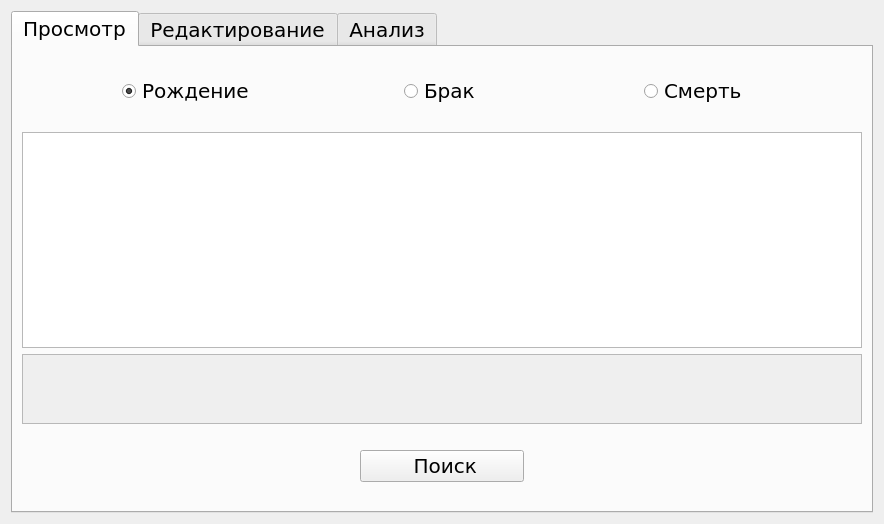
<?xml version="1.0" encoding="UTF-8"?>
<ui version="4.0">
 <class>archive_form</class>
 <widget class="QWidget" name="archive_form">
  <property name="geometry">
   <rect>
    <x>0</x>
    <y>0</y>
    <width>884</width>
    <height>524</height>
   </rect>
  </property>
  <property name="windowTitle">
   <string>Form</string>
  </property>
  <layout class="QGridLayout" name="gridLayout">
   <property name="sizeConstraint">
    <enum>QLayout::SetMaximumSize</enum>
   </property>
   <item row="0" column="0">
    <widget class="QTabWidget" name="tabs">
     <property name="enabled">
      <bool>true</bool>
     </property>
     <property name="sizePolicy">
      <sizepolicy hsizetype="Expanding" vsizetype="Expanding">
       <horstretch>100</horstretch>
       <verstretch>100</verstretch>
      </sizepolicy>
     </property>
     <property name="baseSize">
      <size>
       <width>0</width>
       <height>0</height>
      </size>
     </property>
     <property name="font">
      <font>
       <family>Verdana</family>
       <pointsize>15</pointsize>
      </font>
     </property>
     <property name="tabPosition">
      <enum>QTabWidget::North</enum>
     </property>
     <property name="tabShape">
      <enum>QTabWidget::Rounded</enum>
     </property>
     <property name="currentIndex">
      <number>0</number>
     </property>
     <property name="elideMode">
      <enum>Qt::ElideMiddle</enum>
     </property>
     <property name="tabsClosable">
      <bool>false</bool>
     </property>
     <property name="tabBarAutoHide">
      <bool>false</bool>
     </property>
     <widget class="QWidget" name="observing_tab">
      <property name="sizePolicy">
       <sizepolicy hsizetype="Expanding" vsizetype="Expanding">
        <horstretch>0</horstretch>
        <verstretch>0</verstretch>
       </sizepolicy>
      </property>
      <attribute name="title">
       <string>Просмотр</string>
      </attribute>
      <layout class="QGridLayout" name="observe_grid">
       <property name="sizeConstraint">
        <enum>QLayout::SetDefaultConstraint</enum>
       </property>
       <item row="4" column="0" colspan="5">
        <widget class="QScrollArea" name="filter_scroll">
         <property name="sizePolicy">
          <sizepolicy hsizetype="Expanding" vsizetype="Minimum">
           <horstretch>0</horstretch>
           <verstretch>0</verstretch>
          </sizepolicy>
         </property>
         <property name="minimumSize">
          <size>
           <width>0</width>
           <height>0</height>
          </size>
         </property>
         <property name="baseSize">
          <size>
           <width>0</width>
           <height>200</height>
          </size>
         </property>
         <property name="widgetResizable">
          <bool>true</bool>
         </property>
         <widget class="QWidget" name="filter_area">
          <property name="geometry">
           <rect>
            <x>0</x>
            <y>0</y>
            <width>840</width>
            <height>69</height>
           </rect>
          </property>
         </widget>
        </widget>
       </item>
       <item row="1" column="0" colspan="2" alignment="Qt::AlignHCenter">
        <widget class="QRadioButton" name="birth_o">
         <property name="font">
          <font>
           <family>Verdana</family>
           <pointsize>15</pointsize>
          </font>
         </property>
         <property name="layoutDirection">
          <enum>Qt::LeftToRight</enum>
         </property>
         <property name="text">
          <string>Рождение</string>
         </property>
         <property name="checked">
          <bool>true</bool>
         </property>
         <attribute name="buttonGroup">
          <string notr="true">buttonGroup</string>
         </attribute>
        </widget>
       </item>
       <item row="3" column="0" colspan="5">
        <widget class="QTableWidget" name="table_observe">
         <property name="sizePolicy">
          <sizepolicy hsizetype="Expanding" vsizetype="Expanding">
           <horstretch>0</horstretch>
           <verstretch>0</verstretch>
          </sizepolicy>
         </property>
        </widget>
       </item>
       <item row="0" column="0" colspan="5">
        <spacer name="horizontalSpacer">
         <property name="orientation">
          <enum>Qt::Horizontal</enum>
         </property>
         <property name="sizeHint" stdset="0">
          <size>
           <width>40</width>
           <height>20</height>
          </size>
         </property>
        </spacer>
       </item>
       <item row="6" column="2">
        <widget class="QPushButton" name="search_button">
         <property name="font">
          <font>
           <family>Verdana</family>
           <pointsize>15</pointsize>
          </font>
         </property>
         <property name="text">
          <string> Поиск</string>
         </property>
         <property name="icon">
          <iconset resource="res.qrc">
           <normaloff>:/icons/magnifier.png</normaloff>:/icons/magnifier.png</iconset>
         </property>
         <property name="iconSize">
          <size>
           <width>24</width>
           <height>24</height>
          </size>
         </property>
        </widget>
       </item>
       <item row="1" column="2" alignment="Qt::AlignHCenter">
        <widget class="QRadioButton" name="marriage_o">
         <property name="font">
          <font>
           <family>Verdana</family>
           <pointsize>15</pointsize>
          </font>
         </property>
         <property name="layoutDirection">
          <enum>Qt::LeftToRight</enum>
         </property>
         <property name="text">
          <string>Брак</string>
         </property>
         <attribute name="buttonGroup">
          <string notr="true">buttonGroup</string>
         </attribute>
        </widget>
       </item>
       <item row="5" column="0" colspan="5">
        <spacer name="horizontalSpacer_7">
         <property name="orientation">
          <enum>Qt::Horizontal</enum>
         </property>
         <property name="sizeHint" stdset="0">
          <size>
           <width>40</width>
           <height>20</height>
          </size>
         </property>
        </spacer>
       </item>
       <item row="2" column="0" colspan="5">
        <spacer name="horizontalSpacer_2">
         <property name="orientation">
          <enum>Qt::Horizontal</enum>
         </property>
         <property name="sizeHint" stdset="0">
          <size>
           <width>40</width>
           <height>20</height>
          </size>
         </property>
        </spacer>
       </item>
       <item row="1" column="3" colspan="2" alignment="Qt::AlignHCenter">
        <widget class="QRadioButton" name="death_o">
         <property name="font">
          <font>
           <family>Verdana</family>
           <pointsize>15</pointsize>
          </font>
         </property>
         <property name="layoutDirection">
          <enum>Qt::LeftToRight</enum>
         </property>
         <property name="text">
          <string>Смерть</string>
         </property>
         <attribute name="buttonGroup">
          <string notr="true">buttonGroup</string>
         </attribute>
        </widget>
       </item>
       <item row="7" column="0" colspan="5">
        <spacer name="horizontalSpacer_8">
         <property name="orientation">
          <enum>Qt::Horizontal</enum>
         </property>
         <property name="sizeHint" stdset="0">
          <size>
           <width>40</width>
           <height>20</height>
          </size>
         </property>
        </spacer>
       </item>
      </layout>
     </widget>
     <widget class="QWidget" name="editing_tab">
      <property name="sizePolicy">
       <sizepolicy hsizetype="Expanding" vsizetype="Expanding">
        <horstretch>0</horstretch>
        <verstretch>0</verstretch>
       </sizepolicy>
      </property>
      <attribute name="title">
       <string>Редактирование</string>
      </attribute>
      <layout class="QGridLayout" name="gridLayout_3">
       <item row="5" column="0">
        <widget class="QPushButton" name="add_button">
         <property name="font">
          <font>
           <family>Verdana</family>
           <pointsize>15</pointsize>
          </font>
         </property>
         <property name="text">
          <string> Добавить</string>
         </property>
         <property name="icon">
          <iconset resource="res.qrc">
           <normaloff>:/icons/add.png</normaloff>:/icons/add.png</iconset>
         </property>
         <property name="iconSize">
          <size>
           <width>24</width>
           <height>24</height>
          </size>
         </property>
        </widget>
       </item>
       <item row="1" column="3" colspan="2" alignment="Qt::AlignHCenter">
        <widget class="QRadioButton" name="death_e">
         <property name="font">
          <font>
           <family>Verdana</family>
           <pointsize>15</pointsize>
          </font>
         </property>
         <property name="text">
          <string>Смерть</string>
         </property>
         <attribute name="buttonGroup">
          <string notr="true">buttonGroup_2</string>
         </attribute>
        </widget>
       </item>
       <item row="3" column="0" colspan="5">
        <widget class="QTableWidget" name="table_edited">
         <property name="selectionBehavior">
          <enum>QAbstractItemView::SelectRows</enum>
         </property>
        </widget>
       </item>
       <item row="0" column="0" colspan="5">
        <spacer name="horizontalSpacer_3">
         <property name="orientation">
          <enum>Qt::Horizontal</enum>
         </property>
         <property name="sizeHint" stdset="0">
          <size>
           <width>40</width>
           <height>20</height>
          </size>
         </property>
        </spacer>
       </item>
       <item row="2" column="0" colspan="5">
        <spacer name="horizontalSpacer_4">
         <property name="orientation">
          <enum>Qt::Horizontal</enum>
         </property>
         <property name="sizeHint" stdset="0">
          <size>
           <width>40</width>
           <height>20</height>
          </size>
         </property>
        </spacer>
       </item>
       <item row="5" column="3">
        <widget class="QPushButton" name="delete_button">
         <property name="font">
          <font>
           <family>Verdana</family>
           <pointsize>15</pointsize>
          </font>
         </property>
         <property name="text">
          <string> Удалить</string>
         </property>
         <property name="icon">
          <iconset resource="res.qrc">
           <normaloff>:/icons/trash.png</normaloff>:/icons/trash.png</iconset>
         </property>
         <property name="iconSize">
          <size>
           <width>24</width>
           <height>24</height>
          </size>
         </property>
        </widget>
       </item>
       <item row="1" column="2" alignment="Qt::AlignHCenter">
        <widget class="QRadioButton" name="marriage_e">
         <property name="font">
          <font>
           <family>Verdana</family>
           <pointsize>15</pointsize>
          </font>
         </property>
         <property name="text">
          <string>Брак</string>
         </property>
         <attribute name="buttonGroup">
          <string notr="true">buttonGroup_2</string>
         </attribute>
        </widget>
       </item>
       <item row="5" column="4">
        <widget class="QPushButton" name="print_button">
         <property name="font">
          <font>
           <family>Verdana</family>
           <pointsize>15</pointsize>
          </font>
         </property>
         <property name="text">
          <string> Печать</string>
         </property>
         <property name="icon">
          <iconset resource="res.qrc">
           <normaloff>:/icons/printer.png</normaloff>:/icons/printer.png</iconset>
         </property>
         <property name="iconSize">
          <size>
           <width>24</width>
           <height>24</height>
          </size>
         </property>
        </widget>
       </item>
       <item row="1" column="0" colspan="2" alignment="Qt::AlignHCenter">
        <widget class="QRadioButton" name="birth_e">
         <property name="font">
          <font>
           <family>Verdana</family>
           <pointsize>15</pointsize>
          </font>
         </property>
         <property name="text">
          <string>Рождение</string>
         </property>
         <property name="checked">
          <bool>true</bool>
         </property>
         <attribute name="buttonGroup">
          <string notr="true">buttonGroup_2</string>
         </attribute>
        </widget>
       </item>
       <item row="5" column="1">
        <widget class="QPushButton" name="edit_button">
         <property name="font">
          <font>
           <family>Verdana</family>
           <pointsize>15</pointsize>
          </font>
         </property>
         <property name="text">
          <string> Изменить</string>
         </property>
         <property name="icon">
          <iconset resource="res.qrc">
           <normaloff>:/icons/edit.png</normaloff>:/icons/edit.png</iconset>
         </property>
         <property name="iconSize">
          <size>
           <width>24</width>
           <height>24</height>
          </size>
         </property>
        </widget>
       </item>
       <item row="4" column="0" colspan="5">
        <spacer name="horizontalSpacer_5">
         <property name="orientation">
          <enum>Qt::Horizontal</enum>
         </property>
         <property name="sizeHint" stdset="0">
          <size>
           <width>40</width>
           <height>20</height>
          </size>
         </property>
        </spacer>
       </item>
       <item row="6" column="0" colspan="5">
        <spacer name="horizontalSpacer_6">
         <property name="orientation">
          <enum>Qt::Horizontal</enum>
         </property>
         <property name="sizeHint" stdset="0">
          <size>
           <width>40</width>
           <height>20</height>
          </size>
         </property>
        </spacer>
       </item>
      </layout>
     </widget>
     <widget class="QWidget" name="analysis_tab">
      <property name="sizePolicy">
       <sizepolicy hsizetype="Expanding" vsizetype="Expanding">
        <horstretch>0</horstretch>
        <verstretch>0</verstretch>
       </sizepolicy>
      </property>
      <attribute name="title">
       <string>Анализ</string>
      </attribute>
      <layout class="QGridLayout" name="analize_grid_2">
       <property name="sizeConstraint">
        <enum>QLayout::SetDefaultConstraint</enum>
       </property>
       <item row="0" column="0">
        <widget class="QScrollArea" name="scrollArea">
         <property name="frameShape">
          <enum>QFrame::NoFrame</enum>
         </property>
         <property name="frameShadow">
          <enum>QFrame::Plain</enum>
         </property>
         <property name="verticalScrollBarPolicy">
          <enum>Qt::ScrollBarAsNeeded</enum>
         </property>
         <property name="widgetResizable">
          <bool>true</bool>
         </property>
         <widget class="QWidget" name="analize_content">
          <property name="geometry">
           <rect>
            <x>0</x>
            <y>0</y>
            <width>825</width>
            <height>901</height>
           </rect>
          </property>
          <property name="sizePolicy">
           <sizepolicy hsizetype="Expanding" vsizetype="Expanding">
            <horstretch>0</horstretch>
            <verstretch>0</verstretch>
           </sizepolicy>
          </property>
          <property name="minimumSize">
           <size>
            <width>0</width>
            <height>901</height>
           </size>
          </property>
          <layout class="QGridLayout" name="gridLayout_2">
           <property name="sizeConstraint">
            <enum>QLayout::SetMaximumSize</enum>
           </property>
           <property name="spacing">
            <number>15</number>
           </property>
           <item row="0" column="0">
            <widget class="QLabel" name="label_1">
             <property name="font">
              <font>
               <family>Verdana</family>
               <pointsize>12</pointsize>
               <weight>75</weight>
               <bold>true</bold>
              </font>
             </property>
             <property name="text">
              <string>Усредненные данные</string>
             </property>
            </widget>
           </item>
           <item row="0" column="1">
            <layout class="QHBoxLayout" name="horizontalLayout">
             <item>
              <widget class="QLineEdit" name="year_line">
               <property name="maximumSize">
                <size>
                 <width>120</width>
                 <height>16777215</height>
                </size>
               </property>
               <property name="font">
                <font>
                 <family>Verdana</family>
                 <pointsize>15</pointsize>
                </font>
               </property>
               <property name="text">
                <string/>
               </property>
               <property name="maxLength">
                <number>4</number>
               </property>
               <property name="alignment">
                <set>Qt::AlignCenter</set>
               </property>
               <property name="placeholderText">
                <string>Ввод года</string>
               </property>
              </widget>
             </item>
             <item>
              <widget class="QPushButton" name="analysis_button">
               <property name="font">
                <font>
                 <family>Verdana</family>
                 <pointsize>15</pointsize>
                </font>
               </property>
               <property name="text">
                <string> Анализ</string>
               </property>
               <property name="icon">
                <iconset resource="res.qrc">
                 <normaloff>:/icons/growth.png</normaloff>:/icons/growth.png</iconset>
               </property>
               <property name="iconSize">
                <size>
                 <width>24</width>
                 <height>24</height>
                </size>
               </property>
              </widget>
             </item>
            </layout>
           </item>
           <item row="3" column="1">
            <widget class="QChartView" name="year_chart">
             <property name="sizePolicy">
              <sizepolicy hsizetype="Expanding" vsizetype="Expanding">
               <horstretch>0</horstretch>
               <verstretch>0</verstretch>
              </sizepolicy>
             </property>
             <property name="renderHints">
              <set>QPainter::Antialiasing</set>
             </property>
            </widget>
           </item>
           <item row="7" column="1">
            <widget class="QLabel" name="year_gender_label">
             <property name="font">
              <font>
               <family>Verdana</family>
               <pointsize>12</pointsize>
              </font>
             </property>
             <property name="text">
              <string/>
             </property>
            </widget>
           </item>
           <item row="5" column="1">
            <widget class="QChartView" name="names_chart">
             <property name="renderHints">
              <set>QPainter::Antialiasing</set>
             </property>
            </widget>
           </item>
           <item row="1" column="0">
            <widget class="QLabel" name="average_label">
             <property name="font">
              <font>
               <family>Verdana</family>
               <pointsize>12</pointsize>
              </font>
             </property>
             <property name="text">
              <string>Средний возраст брака:
Средний возраст смерти:
Самое популярное имя ребенка:</string>
             </property>
            </widget>
           </item>
           <item row="2" column="1">
            <widget class="QLabel" name="year_average_label">
             <property name="font">
              <font>
               <family>Verdana</family>
               <pointsize>12</pointsize>
              </font>
             </property>
             <property name="text">
              <string>Средний возраст брака:
Средний возраст смерти:
Самое популярное имя ребенка:</string>
             </property>
            </widget>
           </item>
           <item row="1" column="1">
            <widget class="QLabel" name="label_2">
             <property name="font">
              <font>
               <family>Verdana</family>
               <pointsize>12</pointsize>
               <weight>75</weight>
               <bold>true</bold>
              </font>
             </property>
             <property name="text">
              <string>Статистика за год</string>
             </property>
            </widget>
           </item>
           <item row="4" column="1">
            <widget class="QLabel" name="label_5">
             <property name="font">
              <font>
               <family>Verdana</family>
               <pointsize>12</pointsize>
               <weight>75</weight>
               <bold>true</bold>
              </font>
             </property>
             <property name="text">
              <string>Имена детей по популярности</string>
             </property>
            </widget>
           </item>
           <item row="5" column="0">
            <widget class="QChartView" name="marriage_chart">
             <property name="renderHints">
              <set>QPainter::Antialiasing</set>
             </property>
            </widget>
           </item>
           <item row="4" column="0">
            <widget class="QLabel" name="label_4">
             <property name="font">
              <font>
               <family>Verdana</family>
               <pointsize>12</pointsize>
               <weight>75</weight>
               <bold>true</bold>
              </font>
             </property>
             <property name="text">
              <string>Динамика среднего возраста брака</string>
             </property>
            </widget>
           </item>
           <item row="6" column="1">
            <widget class="QLabel" name="label_7">
             <property name="font">
              <font>
               <family>Verdana</family>
               <pointsize>12</pointsize>
               <weight>75</weight>
               <bold>true</bold>
              </font>
             </property>
             <property name="text">
              <string/>
             </property>
            </widget>
           </item>
           <item row="3" column="0">
            <widget class="QChartView" name="death_chart">
             <property name="sizePolicy">
              <sizepolicy hsizetype="Expanding" vsizetype="Expanding">
               <horstretch>0</horstretch>
               <verstretch>0</verstretch>
              </sizepolicy>
             </property>
             <property name="renderHints">
              <set>QPainter::Antialiasing</set>
             </property>
            </widget>
           </item>
           <item row="6" column="0">
            <widget class="QLabel" name="label_6">
             <property name="font">
              <font>
               <family>Verdana</family>
               <pointsize>12</pointsize>
               <weight>75</weight>
               <bold>true</bold>
              </font>
             </property>
             <property name="text">
              <string/>
             </property>
            </widget>
           </item>
           <item row="2" column="0">
            <widget class="QLabel" name="label_3">
             <property name="font">
              <font>
               <family>Verdana</family>
               <pointsize>12</pointsize>
               <weight>75</weight>
               <bold>true</bold>
              </font>
             </property>
             <property name="text">
              <string>Динамика среднего возраста смерти</string>
             </property>
            </widget>
           </item>
           <item row="7" column="0">
            <widget class="QLabel" name="gender_label">
             <property name="font">
              <font>
               <family>Verdana</family>
               <pointsize>12</pointsize>
              </font>
             </property>
             <property name="text">
              <string/>
             </property>
            </widget>
           </item>
          </layout>
         </widget>
        </widget>
       </item>
      </layout>
     </widget>
    </widget>
   </item>
  </layout>
 </widget>
 <customwidgets>
  <customwidget>
   <class>QChartView</class>
   <extends>QGraphicsView</extends>
   <header>QtCharts</header>
  </customwidget>
 </customwidgets>
 <resources>
  <include location="res.qrc"/>
 </resources>
 <connections/>
 <buttongroups>
  <buttongroup name="buttonGroup"/>
  <buttongroup name="buttonGroup_2"/>
 </buttongroups>
</ui>
